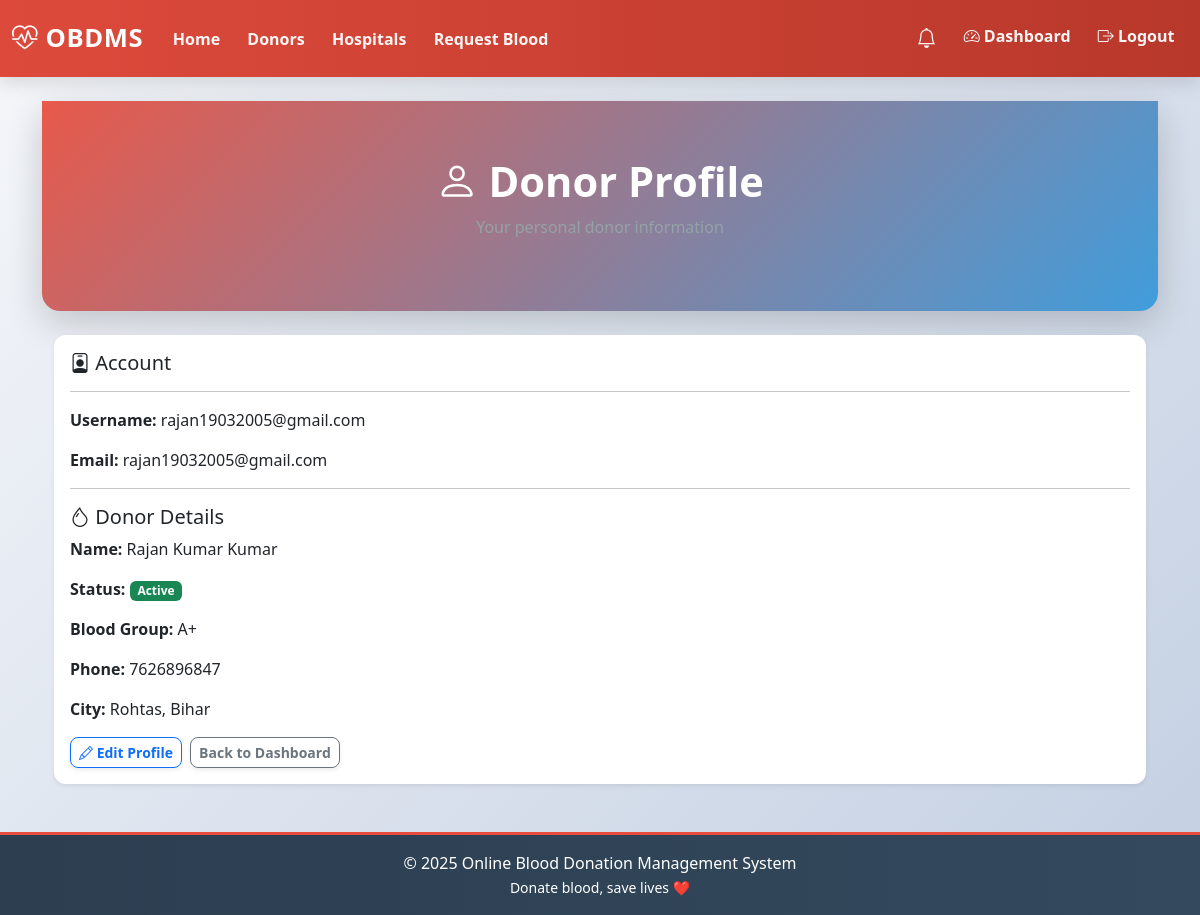
Screenshot of /donors/profile/ (signed in) with the database file from the repository.
### donors/models.py (models this page shows, shortened)
class Donor(models.Model):
    user = models.OneToOneField(
        User,
        on_delete=models.CASCADE,
        related_name="donor",
    )
    first_name = models.CharField(max_length=50)
    middle_name = models.CharField(max_length=50, blank=True)
    last_name = models.CharField(max_length=50)
    date_of_birth = models.DateField()
    gender = models.CharField(max_length=10, choices=GENDER_CHOICES)
    marital_status = models.CharField(max_length=20, choices=MARITAL_STATUS_CHOICES)
    blood_group = models.CharField(max_length=5, choices=BLOOD_GROUP_CHOICES)
    phone = models.CharField(max_length=15)
    aadhaar_last4 = models.CharField(max_length=4)
    address = models.TextField()
    state = models.CharField(max_length=100)
    city = models.CharField(max_length=100)
    pincode = models.CharField(max_length=6)
    status = models.CharField(
        max_length=20,
        choices=[("active", "Active"), ("inactive", "Inactive")],
        default="active",
    )
    created_at = models.DateTimeField(auto_now_add=True)
    class Meta:
        ordering = ["first_name", "last_name"]
        indexes = [
            models.Index(fields=["blood_group"]),
            models.Index(fields=["city"]),
            models.Index(fields=["status"]),
        ]
    @property
    def full_name(self):
        return " ".join(filter(None, [
            self.first_name,
            self.middle_name,
            self.last_name,
        ]))

### donors/views.py (the view)
# urls.py: path("profile/", views.donor_profile, name="donor-profile"),
@login_required
def donor_profile(request):
    donor = get_object_or_404(Donor, user=request.user)
    return render(request, "donor/profile.html", {
        "donor": donor,
    })

### templates/donor/profile.html
{% extends "base.html" %}
{% block content %}
<div class="page-header mb-4">
  <h1><i class="bi bi-person"></i> Donor Profile</h1>
  <p class="text-muted">Your personal donor information</p>
</div>
<div class="container mb-5">
  <div class="card shadow-sm">
    <div class="card-body">
      <h5><i class="bi bi-person-badge"></i> Account</h5>
      <hr>
      <p><strong>Username:</strong> {{ request.user.username }}</p>
      <p><strong>Email:</strong> {{ request.user.email }}</p>
      <hr>
      <h5><i class="bi bi-droplet"></i> Donor Details</h5>
      <p><strong>Name:</strong> {{ donor.full_name }}</p>
      <p>
        <strong>Status:</strong>
        <span class="badge {% if donor.status == 'active' %}bg-success{% else %}bg-secondary{% endif %}">
          {{ donor.status|title }}
        </span>
      </p>
      <p><strong>Blood Group:</strong> {{ donor.blood_group }}</p>
      <p><strong>Phone:</strong> {{ donor.phone }}</p>
      <p><strong>City:</strong> {{ donor.city }}, {{ donor.state }}</p>
      <div class="mt-3 d-flex gap-2">
        <a href="{% url 'donors:donor-profile-edit' %}" class="btn btn-outline-primary btn-sm">
          <i class="bi bi-pencil"></i> Edit Profile
        </a>
        <a href="{% url 'donors:donor-dashboard' %}" class="btn btn-outline-secondary btn-sm">
          Back to Dashboard
        </a>
      </div>
    </div>
  </div>
</div>
{% endblock %}

### static/style.css (style rules this page uses)
:root { --primary-color: #e74c3c; --secondary-color: #3498db; --success-color: #27ae60; --warning-color: #f39c12; --danger-color: #e74c3c; --light-color: #ecf0f1; --dark-color: #2c3e50; --gradient-primary: linear-gradient(135deg, #e74c3c, #c0392b); --gradient-secondary: linear-gradient(135deg, #3498db, #2980b9); --gradient-success: linear-gradient(135deg, #27ae60, #229954); --shadow-sm: 0 2px 4px rgba(0,0,0,.08); --shadow-md: 0 6px 18px rgba(0,0,0,.12); --shadow-lg: 0 12px 36px rgba(0,0,0,.18); --transition: all .28s cubic-bezier(.4,0,.2,1); }
* { margin: 0; padding: 0; box-sizing: border-box; }
html, body { font-family: "Segoe UI", system-ui, sans-serif; background: linear-gradient(135deg, #f5f7fa, #c3cfe2); min-height: 100vh; color: var(--dark-color); }
.page-header, .hero { background: linear-gradient(135deg, rgba(231,76,60,.92), rgba(52,152,219,.92)); color: #fff; padding: 3.5rem 1.5rem; text-align: center; border-radius: 0 0 18px 18px; box-shadow: var(--shadow-lg); margin-bottom: 2rem; }
.page-header h1, .hero h1 { font-size: 2.6rem; font-weight: 800; }
.page-header p, .hero p { opacity: .95; }
.card { border: none; border-radius: 12px; box-shadow: var(--shadow-md); transition: var(--transition); overflow: hidden; }
.btn { border-radius: 8px; font-weight: 700; transition: var(--transition); box-shadow: var(--shadow-sm); }
.text-muted { color: #95a5a6 !important; }

### rows the page displays
Donor: full_name "Rajan Kumar Kumar", status "Active", blood_group "A+", phone "7626896847", city "Rohtas", state "Bihar"

### other values shown
{{ request.user.username }} "rajan19032005@gmail.com"
{{ request.user.email }} "rajan19032005@gmail.com"
